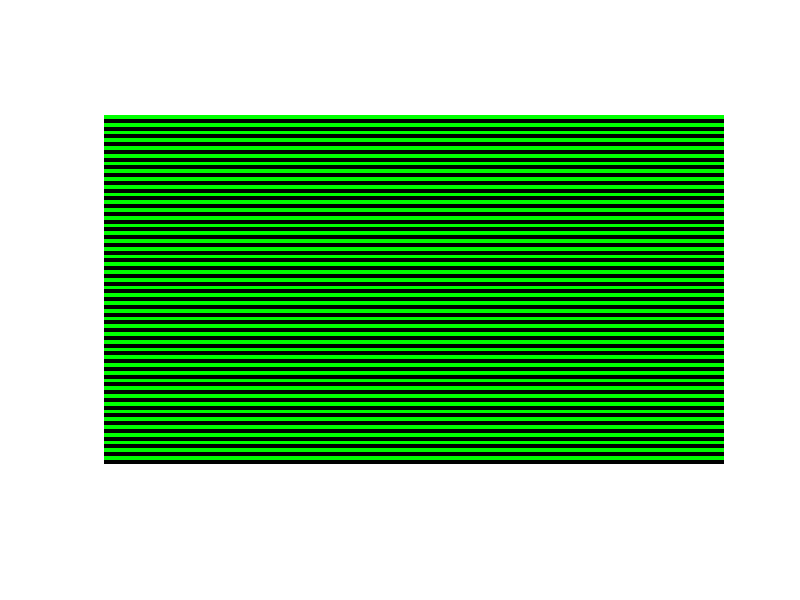

This figure's MATLAB source: (Note: this script raises an error after producing the figure.)
%%

%filename='testAnimated.gif';

%%
xsize=1280;
ysize=720;
image=zeros(ysize,xsize);
%%
period=16.0;
dutycycle=0.5;
cutoff=period*(1-dutycycle);
nImages=1;
colorvect=[0,255,0];
%%
   h= figure;

   
for idx=1:nImages
    image=zeros(ysize,xsize);
    k=idx-1;
    for i=1:1:ysize  
     k=k+1;
         if k<=cutoff
          image(i,:,1:3)=ones(xsize,1).*colorvect;
         end

         if k==period
             k=0;
         end

    end

imshow(image)
frame=getframe(h);
im{idx}=frame2im(frame);
end

imwrite(image,'TestImages/16pxH.png');


%%
%%
% for idx = 1:nImages
%     [A,map] = rgb2ind(im{idx},256);
%     if idx == 1
%         imwrite(A,map,filename,'gif','LoopCount',Inf,'DelayTime',0.1);
%     else
%         imwrite(A,map,filename,'gif','WriteMode','append','DelayTime',0.1);
%     end
% end
